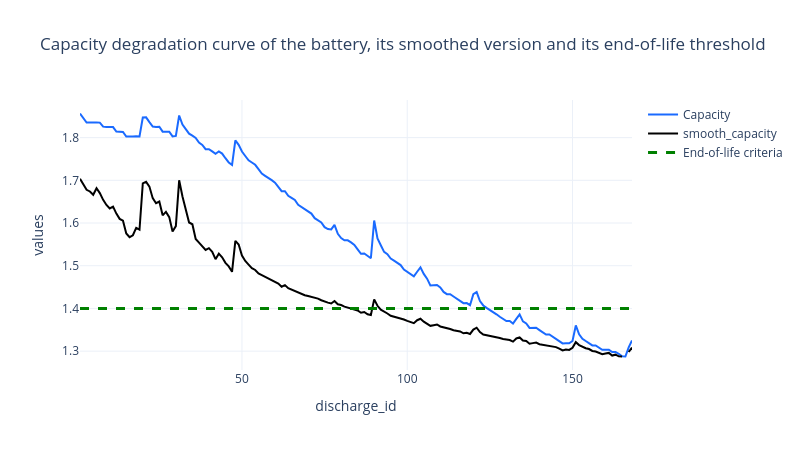

Here is the notebook cell this chart was saved with:
### Code cell
import plotly.graph_objects as go
plot = d_cap.plot(ts = 'discharge_id', columns = ['Capacity', 'smooth_capacity'], title = "Capacity degradation curve of the battery, its smoothed version and its end-of-life threshold")
# Add horizontal line
plot.add_hline(y=1.4, line_width=3, line_dash="dash", line_color="green")
# Add legend for the horizontal line
plot.add_trace(go.Scatter(x=[None], y=[None], mode='lines', line=dict(color="green", width=3, dash="dash"), name='End-of-life criteria'))

### Figure 1 — Plotly figure (JSON) as saved in the notebook; plotly's stock layout.template omitted (floating-point values rounded to 4 significant figures; data arrays with more than 128 entries replaced by an {"elided": "..."} marker saying what was removed)
{"data": [{"line": {"color": "#1A6AFF"}, "name": "Capacity", "type": "scatter", "x": {"elided": "168 int values"}, "y": {"elided": "168 float values"}}, {"line": {"color": "#000000"}, "name": "smooth_capacity", "type": "scatter", "x": {"elided": "168 int values"}, "y": {"elided": "168 float values"}}, {"line": {"color": "green", "dash": "dash", "width": 3}, "mode": "lines", "name": "End-of-life criteria", "type": "scatter", "x": [null], "y": [null]}], "layout": {"height": 450, "shapes": [{"line": {"color": "green", "dash": "dash", "width": 3}, "type": "line", "x0": 0, "x1": 1, "xref": "x domain", "y0": 1.4, "y1": 1.4, "yref": "y"}], "title": {"text": "Capacity degradation curve of the battery, its smoothed version and its end-of-life threshold"}, "width": 800, "xaxis": {"autorange": true, "range": [1, 168], "title": {"text": "discharge_id"}, "type": "linear"}, "yaxis": {"autorange": true, "range": [1.256, 1.888], "title": {"text": "values"}, "type": "linear"}}}
